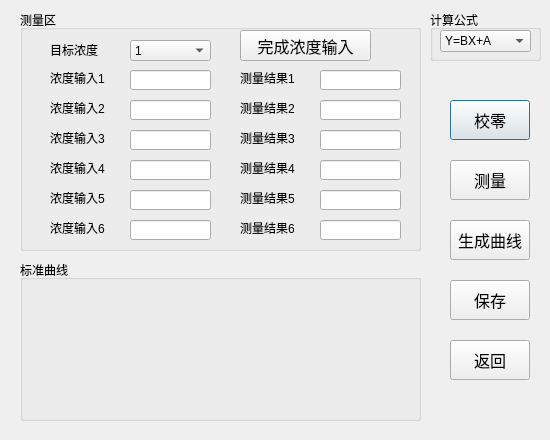
<?xml version="1.0" encoding="UTF-8"?>
<ui version="4.0">
 <class>QuantifyMeasurement_Dlg</class>
 <widget class="QDialog" name="QuantifyMeasurement_Dlg">
  <property name="windowModality">
   <enum>Qt::NonModal</enum>
  </property>
  <property name="enabled">
   <bool>true</bool>
  </property>
  <property name="geometry">
   <rect>
    <x>0</x>
    <y>0</y>
    <width>550</width>
    <height>440</height>
   </rect>
  </property>
  <property name="windowTitle">
   <string notr="true"/>
  </property>
  <property name="windowIcon">
   <iconset resource="../resources/resources.qrc">
    <normaloff>:/new/prefix2/Ico/ren.ico</normaloff>:/new/prefix2/Ico/ren.ico</iconset>
  </property>
  <widget class="QPushButton" name="Btn_IsZero">
   <property name="geometry">
    <rect>
     <x>450</x>
     <y>100</y>
     <width>80</width>
     <height>40</height>
    </rect>
   </property>
   <property name="font">
    <font>
     <pointsize>12</pointsize>
    </font>
   </property>
   <property name="text">
    <string>校零</string>
   </property>
  </widget>
  <widget class="QGroupBox" name="groupBox_2">
   <property name="geometry">
    <rect>
     <x>20</x>
     <y>260</y>
     <width>401</width>
     <height>161</height>
    </rect>
   </property>
   <property name="title">
    <string>标准曲线</string>
   </property>
  </widget>
  <widget class="QPushButton" name="Btn_Save">
   <property name="geometry">
    <rect>
     <x>450</x>
     <y>280</y>
     <width>80</width>
     <height>40</height>
    </rect>
   </property>
   <property name="font">
    <font>
     <pointsize>12</pointsize>
    </font>
   </property>
   <property name="text">
    <string>保存</string>
   </property>
  </widget>
  <widget class="QPushButton" name="Btn_MakeLine">
   <property name="geometry">
    <rect>
     <x>450</x>
     <y>220</y>
     <width>80</width>
     <height>40</height>
    </rect>
   </property>
   <property name="font">
    <font>
     <pointsize>12</pointsize>
    </font>
   </property>
   <property name="text">
    <string>生成曲线</string>
   </property>
  </widget>
  <widget class="QPushButton" name="Btn_Measure">
   <property name="geometry">
    <rect>
     <x>450</x>
     <y>160</y>
     <width>80</width>
     <height>40</height>
    </rect>
   </property>
   <property name="font">
    <font>
     <pointsize>12</pointsize>
    </font>
   </property>
   <property name="text">
    <string>测量</string>
   </property>
  </widget>
  <widget class="QPushButton" name="Btn_Quit">
   <property name="enabled">
    <bool>true</bool>
   </property>
   <property name="geometry">
    <rect>
     <x>450</x>
     <y>340</y>
     <width>80</width>
     <height>40</height>
    </rect>
   </property>
   <property name="font">
    <font>
     <pointsize>12</pointsize>
    </font>
   </property>
   <property name="text">
    <string>返回</string>
   </property>
  </widget>
  <widget class="QGroupBox" name="groupBox_Measureself">
   <property name="geometry">
    <rect>
     <x>20</x>
     <y>10</y>
     <width>401</width>
     <height>241</height>
    </rect>
   </property>
   <property name="title">
    <string>测量区</string>
   </property>
   <widget class="QLineEdit" name="lineEdit_GoalCon_1">
    <property name="geometry">
     <rect>
      <x>110</x>
      <y>60</y>
      <width>81</width>
      <height>20</height>
     </rect>
    </property>
   </widget>
   <widget class="QLabel" name="label_6">
    <property name="geometry">
     <rect>
      <x>30</x>
      <y>60</y>
      <width>71</width>
      <height>16</height>
     </rect>
    </property>
    <property name="text">
     <string>浓度输入1</string>
    </property>
   </widget>
   <widget class="QLineEdit" name="lineEdit_Abs1">
    <property name="geometry">
     <rect>
      <x>300</x>
      <y>60</y>
      <width>81</width>
      <height>20</height>
     </rect>
    </property>
   </widget>
   <widget class="QLabel" name="label_51">
    <property name="geometry">
     <rect>
      <x>220</x>
      <y>60</y>
      <width>131</width>
      <height>16</height>
     </rect>
    </property>
    <property name="text">
     <string>测量结果1</string>
    </property>
   </widget>
   <widget class="QLabel" name="label_52">
    <property name="geometry">
     <rect>
      <x>220</x>
      <y>90</y>
      <width>131</width>
      <height>16</height>
     </rect>
    </property>
    <property name="text">
     <string>测量结果2</string>
    </property>
   </widget>
   <widget class="QLineEdit" name="lineEdit_Abs2">
    <property name="geometry">
     <rect>
      <x>300</x>
      <y>90</y>
      <width>81</width>
      <height>20</height>
     </rect>
    </property>
   </widget>
   <widget class="QLabel" name="label_9">
    <property name="geometry">
     <rect>
      <x>30</x>
      <y>90</y>
      <width>71</width>
      <height>16</height>
     </rect>
    </property>
    <property name="text">
     <string>浓度输入2</string>
    </property>
   </widget>
   <widget class="QLineEdit" name="lineEdit_GoalCon_2">
    <property name="geometry">
     <rect>
      <x>110</x>
      <y>90</y>
      <width>81</width>
      <height>20</height>
     </rect>
    </property>
   </widget>
   <widget class="QLabel" name="label_53">
    <property name="geometry">
     <rect>
      <x>220</x>
      <y>120</y>
      <width>121</width>
      <height>16</height>
     </rect>
    </property>
    <property name="text">
     <string>测量结果3</string>
    </property>
   </widget>
   <widget class="QLineEdit" name="lineEdit_Abs3">
    <property name="geometry">
     <rect>
      <x>300</x>
      <y>120</y>
      <width>81</width>
      <height>20</height>
     </rect>
    </property>
   </widget>
   <widget class="QLabel" name="label_11">
    <property name="geometry">
     <rect>
      <x>30</x>
      <y>120</y>
      <width>71</width>
      <height>16</height>
     </rect>
    </property>
    <property name="text">
     <string>浓度输入3</string>
    </property>
   </widget>
   <widget class="QLineEdit" name="lineEdit_GoalCon_3">
    <property name="geometry">
     <rect>
      <x>110</x>
      <y>120</y>
      <width>81</width>
      <height>20</height>
     </rect>
    </property>
   </widget>
   <widget class="QLabel" name="label_54">
    <property name="geometry">
     <rect>
      <x>220</x>
      <y>150</y>
      <width>121</width>
      <height>16</height>
     </rect>
    </property>
    <property name="text">
     <string>测量结果4</string>
    </property>
   </widget>
   <widget class="QLineEdit" name="lineEdit_Abs4">
    <property name="geometry">
     <rect>
      <x>300</x>
      <y>150</y>
      <width>81</width>
      <height>20</height>
     </rect>
    </property>
   </widget>
   <widget class="QLabel" name="label_13">
    <property name="geometry">
     <rect>
      <x>30</x>
      <y>150</y>
      <width>71</width>
      <height>16</height>
     </rect>
    </property>
    <property name="text">
     <string>浓度输入4</string>
    </property>
   </widget>
   <widget class="QLineEdit" name="lineEdit_GoalCon_4">
    <property name="geometry">
     <rect>
      <x>110</x>
      <y>150</y>
      <width>81</width>
      <height>20</height>
     </rect>
    </property>
   </widget>
   <widget class="QLabel" name="label_55">
    <property name="geometry">
     <rect>
      <x>220</x>
      <y>180</y>
      <width>141</width>
      <height>16</height>
     </rect>
    </property>
    <property name="text">
     <string>测量结果5</string>
    </property>
   </widget>
   <widget class="QLineEdit" name="lineEdit_Abs5">
    <property name="geometry">
     <rect>
      <x>300</x>
      <y>180</y>
      <width>81</width>
      <height>20</height>
     </rect>
    </property>
   </widget>
   <widget class="QLabel" name="label_15">
    <property name="geometry">
     <rect>
      <x>30</x>
      <y>180</y>
      <width>71</width>
      <height>16</height>
     </rect>
    </property>
    <property name="text">
     <string>浓度输入5</string>
    </property>
   </widget>
   <widget class="QLineEdit" name="lineEdit_GoalCon_5">
    <property name="geometry">
     <rect>
      <x>110</x>
      <y>180</y>
      <width>81</width>
      <height>20</height>
     </rect>
    </property>
   </widget>
   <widget class="QLabel" name="label_56">
    <property name="geometry">
     <rect>
      <x>220</x>
      <y>210</y>
      <width>131</width>
      <height>16</height>
     </rect>
    </property>
    <property name="text">
     <string>测量结果6</string>
    </property>
   </widget>
   <widget class="QLineEdit" name="lineEdit_Abs6">
    <property name="geometry">
     <rect>
      <x>300</x>
      <y>210</y>
      <width>81</width>
      <height>20</height>
     </rect>
    </property>
   </widget>
   <widget class="QLabel" name="label_17">
    <property name="geometry">
     <rect>
      <x>30</x>
      <y>210</y>
      <width>81</width>
      <height>16</height>
     </rect>
    </property>
    <property name="text">
     <string>浓度输入6</string>
    </property>
   </widget>
   <widget class="QLineEdit" name="lineEdit_GoalCon_6">
    <property name="geometry">
     <rect>
      <x>110</x>
      <y>210</y>
      <width>81</width>
      <height>20</height>
     </rect>
    </property>
   </widget>
   <widget class="QPushButton" name="Btn_GoalconInput">
    <property name="geometry">
     <rect>
      <x>220</x>
      <y>20</y>
      <width>131</width>
      <height>31</height>
     </rect>
    </property>
    <property name="font">
     <font>
      <pointsize>12</pointsize>
     </font>
    </property>
    <property name="text">
     <string>完成浓度输入</string>
    </property>
   </widget>
   <widget class="QComboBox" name="comboBox_Sum_Goalcon">
    <property name="geometry">
     <rect>
      <x>110</x>
      <y>30</y>
      <width>81</width>
      <height>21</height>
     </rect>
    </property>
    <item>
     <property name="text">
      <string>1</string>
     </property>
    </item>
    <item>
     <property name="text">
      <string>2</string>
     </property>
    </item>
    <item>
     <property name="text">
      <string>3</string>
     </property>
    </item>
    <item>
     <property name="text">
      <string>4</string>
     </property>
    </item>
    <item>
     <property name="text">
      <string>5</string>
     </property>
    </item>
    <item>
     <property name="text">
      <string>6</string>
     </property>
    </item>
   </widget>
   <widget class="QLabel" name="label_18">
    <property name="geometry">
     <rect>
      <x>30</x>
      <y>30</y>
      <width>81</width>
      <height>20</height>
     </rect>
    </property>
    <property name="text">
     <string>目标浓度</string>
    </property>
   </widget>
  </widget>
  <widget class="QGroupBox" name="groupBox_3">
   <property name="geometry">
    <rect>
     <x>430</x>
     <y>10</y>
     <width>111</width>
     <height>51</height>
    </rect>
   </property>
   <property name="title">
    <string>计算公式</string>
   </property>
   <widget class="QComboBox" name="comboBox_FormulaMode">
    <property name="geometry">
     <rect>
      <x>10</x>
      <y>20</y>
      <width>91</width>
      <height>22</height>
     </rect>
    </property>
    <item>
     <property name="text">
      <string>Y=BX+A</string>
     </property>
    </item>
    <item>
     <property name="text">
      <string>Y=CX2+BX+A</string>
     </property>
    </item>
   </widget>
  </widget>
 </widget>
 <tabstops>
  <tabstop>comboBox_Sum_Goalcon</tabstop>
  <tabstop>lineEdit_GoalCon_1</tabstop>
  <tabstop>lineEdit_Abs1</tabstop>
  <tabstop>lineEdit_GoalCon_2</tabstop>
  <tabstop>lineEdit_Abs2</tabstop>
  <tabstop>lineEdit_GoalCon_3</tabstop>
  <tabstop>lineEdit_Abs3</tabstop>
  <tabstop>lineEdit_GoalCon_4</tabstop>
  <tabstop>lineEdit_Abs4</tabstop>
  <tabstop>lineEdit_GoalCon_5</tabstop>
  <tabstop>lineEdit_Abs5</tabstop>
  <tabstop>lineEdit_GoalCon_6</tabstop>
  <tabstop>lineEdit_Abs6</tabstop>
  <tabstop>Btn_GoalconInput</tabstop>
  <tabstop>comboBox_FormulaMode</tabstop>
  <tabstop>Btn_IsZero</tabstop>
  <tabstop>Btn_Measure</tabstop>
  <tabstop>Btn_MakeLine</tabstop>
  <tabstop>Btn_Save</tabstop>
  <tabstop>Btn_Quit</tabstop>
 </tabstops>
 <resources>
  <include location="../resources/resources.qrc"/>
 </resources>
 <connections/>
</ui>
